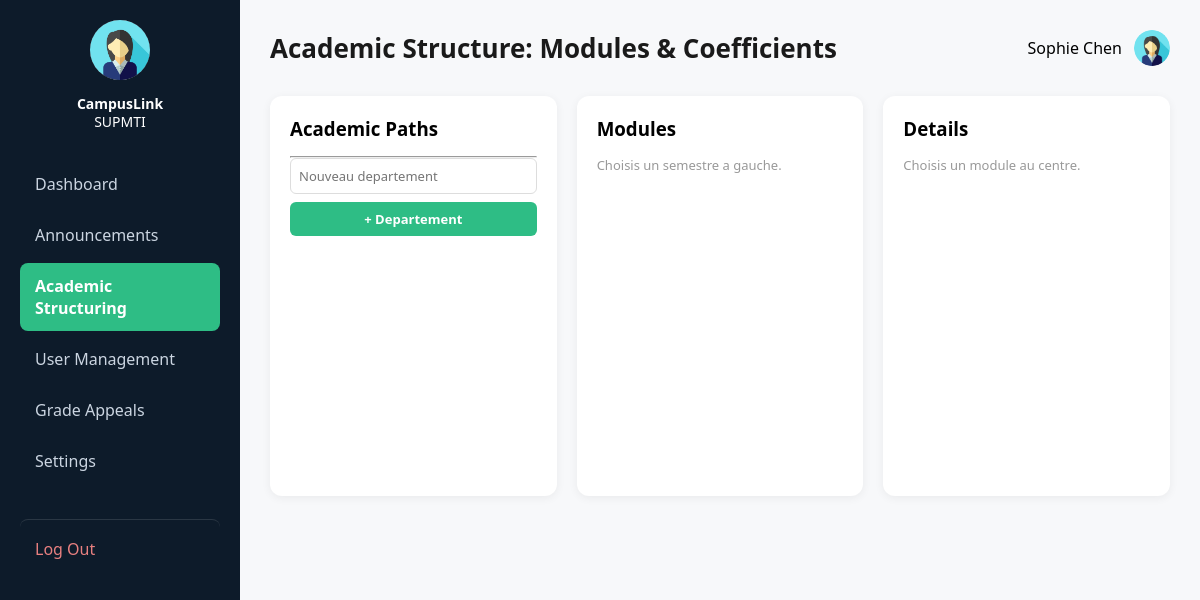
The app's page /admin/academic-structure (signed in) with its own data.
### tables this page shows
CREATE TABLE users (
        id INTEGER PRIMARY KEY AUTOINCREMENT,
        nom TEXT NOT NULL,
        email TEXT NOT NULL UNIQUE,
        mot_de_passe TEXT NOT NULL,
        role TEXT NOT NULL,
        classe TEXT,
        cne TEXT,
        cin TEXT,
        photo TEXT
    );

### app.py (the view, shortened to what this page needs)
@app.route('/admin/academic-structure', methods=['GET', 'POST'])
def academic_structure():
    if session.get('user_role') != 'admin':
        return redirect(url_for('login'))
    connexion = sqlite3.connect('campuslink.db')
    curseur = connexion.cursor()
    department_id = request.args.get('department_id', type=int)
    filiere_id = request.args.get('filiere_id', type=int)
    annee_id = request.args.get('annee_id', type=int)
    semestre_id = request.args.get('semestre_id', type=int)
    module_id = request.args.get('module_id', type=int)
    curseur.execute("SELECT id, nom FROM departments ORDER BY nom")
    departments = curseur.fetchall()
    filieres = []
    if department_id:
        curseur.execute("SELECT id, nom FROM filieres WHERE department_id = ? ORDER BY nom", (department_id,))
        filieres = curseur.fetchall()
    annees = []
    if filiere_id:
        curseur.execute("SELECT id, nom FROM annees WHERE filiere_id = ? ORDER BY nom", (filiere_id,))
        annees = curseur.fetchall()
    semestres = []
    if annee_id:
        curseur.execute("SELECT id, nom FROM semestres WHERE annee_id = ? ORDER BY nom", (annee_id,))
        semestres = curseur.fetchall()
    modules = []
    if semestre_id:
        curseur.execute("SELECT id, nom, code FROM modules_academiques WHERE semestre_id = ? ORDER BY nom", (semestre_id,))
        modules = curseur.fetchall()
    matieres = []
    curseur.execute("SELECT id, nom FROM users WHERE role = 'enseignant'")
    enseignants = curseur.fetchall()
    connexion.close()
    return render_template(
        'academic_structure.html',
        nom=session.get('user_nom'),
        departments=departments, filieres=filieres, annees=annees,
        semestres=semestres, modules=modules, matieres=matieres,
        enseignants=enseignants,
        department_id=department_id, filiere_id=filiere_id, annee_id=annee_id,
        semestre_id=semestre_id, module_id=module_id
    )

### app.py (called while the page is built)
@app.context_processor
def inject_current_user():
    current_role = session.get('user_role')
    current_nom = session.get('user_nom')
    current_photo = 'avatar.png'
    if 'user_id' in session:
        connexion = sqlite3.connect('campuslink.db')
        curseur = connexion.cursor()
        curseur.execute("SELECT photo FROM users WHERE id = ?", (session.get('user_id'),))
        resultat = curseur.fetchone()
        connexion.close()
        if resultat and resultat[0]:
            current_photo = resultat[0]
    return dict(
        current_role=current_role,
        current_nom=current_nom,
        current_photo=current_photo
    )

### templates/academic_structure.html (shortened to what this page needs)
{% extends "base.html" %}
{% block page_header %}Academic Structure: Modules &amp; Coefficients{% endblock %}
{% block extra_css %}
<link rel="stylesheet" href="{{ url_for('static', filename='css/admin.css') }}">
<link rel="stylesheet" href="{{ url_for('static', filename='css/academic.css') }}">
{% endblock %}
{% block content %}
<div class="structure-grid">
    <div class="structure-col">
        <h3>Academic Paths</h3>
        <hr>
        <form method="POST" class="mini-form">
            <input type="text" name="nom" placeholder="Nouveau departement" required>
            <button type="submit">+ Departement</button>
        </form>
    </div>
    <div class="structure-col">
        <h3>Modules</h3>
        {% if semestre_id %}
        <ul class="simple-list">
            {% for mod in modules %}
            <li>
                <a href="{{ url_for('academic_structure', department_id=department_id, filiere_id=filiere_id, annee_id=annee_id, semestre_id=semestre_id, module_id=mod[0]) }}"
                   class="{{ 'list-active' if mod[0] == module_id else '' }}">
                   {{ mod[1] }} <span class="muted">({{ mod[2] }})</span>
                </a>
            </li>
            {% endfor %}
        </ul>
        <hr>
        <form method="POST" class="mini-form">
            <input type="hidden" name="type_form" value="module">
            <input type="hidden" name="semestre_id" value="{{ semestre_id }}">
            <input type="hidden" name="keep_department_id" value="{{ department_id }}">
            <input type="hidden" name="keep_filiere_id" value="{{ filiere_id }}">
            <input type="hidden" name="keep_annee_id" value="{{ annee_id }}">
            <input type="hidden" name="keep_semestre_id" value="{{ semestre_id }}">
            <input type="text" name="nom" placeholder="Nom du module" required>
            <input type="text" name="code" placeholder="Code (ex: DS101)">
            <button type="submit">+ Nouveau module</button>
        </form>
        {% else %}
        <p class="muted">Choisis un semestre a gauche.</p>
        {% endif %}
    </div>
    <div class="structure-col">
        <h3>Details</h3>
        {% if module_id %}
        <ul class="simple-list">
            {% for mat in matieres %}
            <li>
                {{ mat[1] }} - Coeff {{ mat[2] }}
                {% if mat[3] %}<span class="muted">({{ mat[3] }})</span>{% endif %}
            </li>
            {% endfor %}
        </ul>
        <hr>
        <form method="POST" class="mini-form">
            <input type="hidden" name="type_form" value="matiere">
            <input type="hidden" name="module_id" value="{{ module_id }}">
            <input type="hidden" name="keep_department_id" value="{{ department_id }}">
            <input type="hidden" name="keep_filiere_id" value="{{ filiere_id }}">
            <input type="hidden" name="keep_annee_id" value="{{ annee_id }}">
            <input type="hidden" name="keep_semestre_id" value="{{ semestre_id }}">
            <input type="hidden" name="keep_module_id" value="{{ module_id }}">
            <input type="text" name="nom" placeholder="Nom de la matiere" required>
            <input type="number" step="0.1" name="coefficient" placeholder="Coefficient" value="1">
            <select name="enseignant_id">
                <option value="">-- Professeur (optionnel) --</option>
                {% for ens in enseignants %}
                <option value="{{ ens[0] }}">{{ ens[1] }}</option>
                {% endfor %}
            </select>
            <button type="submit">+ Matiere</button>
        </form>
        {% else %}
        <p class="muted">Choisis un module au centre.</p>
        {% endif %}
    </div>
</div>
{% endblock %}

### templates/base.html (shortened to what this page needs)
<!DOCTYPE html>
<html lang="fr">
<head>
    <link rel="stylesheet" href="{{ url_for('static', filename='css/dashboard.css') }}">
    {% block extra_css %}{% endblock %}
</head>
<body>
<div class="dashboard-layout">
    <aside class="sidebar">
        <div class="sidebar-profile">
            <img src="{{ url_for('static', filename='uploads/' + current_photo) if current_photo != 'avatar.png' else url_for('static', filename='images/avatar.png') }}"
                 class="sidebar-avatar" alt="Avatar">
            <div class="sidebar-brand"><strong>CampusLink</strong><br>SUPMTI</div>
        </div>
        <nav class="sidebar-nav">
            {% if current_role == 'admin' %}
                <a href="{{ url_for('dashboard_admin') }}" class="nav-item {{ 'active' if request.endpoint == 'dashboard_admin' }}">Dashboard</a>
                <a href="{{ url_for('admin_announcements') }}" class="nav-item {{ 'active' if request.endpoint in ['admin_announcements','edit_announcement'] }}">Announcements</a>
                <a href="{{ url_for('academic_structure') }}" class="nav-item {{ 'active' if request.endpoint == 'academic_structure' }}">Academic Structuring</a>
                <a href="{{ url_for('user_management') }}" class="nav-item {{ 'active' if request.endpoint in ['user_management','edit_user'] }}">User Management</a>
                <a href="{{ url_for('admin_appeals') }}" class="nav-item {{ 'active' if request.endpoint == 'admin_appeals' }}">Grade Appeals</a>
                <a href="{{ url_for('settings_admin') }}" class="nav-item {{ 'active' if request.endpoint == 'settings_admin' }}">Settings</a>
            {% endif %}
            <a href="{{ url_for('logout') }}" class="nav-item logout-link">Log Out</a>
        </nav>
    </aside>
    <main class="main-content">
        <header class="topbar page-header">
            <h2>{% block page_header %}{% endblock %}</h2>
            <div class="topbar-right">
                <span>{{ current_nom }}</span>
                <img src="{{ url_for('static', filename='uploads/' + current_photo) if current_photo != 'avatar.png' else url_for('static', filename='images/avatar.png') }}"
                     class="topbar-avatar" alt="Avatar">
            </div>
        </header>
        {% block content %}{% endblock %}
    </main>
</div>
</body>
</html>

### static/css/dashboard.css (style rules this page uses)
* { margin: 0; padding: 0; box-sizing: border-box; font-family: 'Segoe UI', Arial, sans-serif; }
.dashboard-layout { display: flex; min-height: 100vh; }
.sidebar { width: 240px; background-color: #0d1b2a; color: white; padding: 20px; }
.sidebar-profile { text-align: center; margin-bottom: 30px; }
.sidebar-profile img { width: 60px; height: 60px; border-radius: 50%; }
.sidebar-avatar { width: 56px; height: 56px; border-radius: 50%; object-fit: cover; margin-bottom: 10px; }
.sidebar-brand { font-size: 14px; line-height: 1.3; }
.logout-link { margin-top: 30px; color: #e88080 !important; border-top: 1px solid rgba(255,255,255,0.12); padding-top: 18px !important; }
.page-header h2 { font-size: 24px; color: #1a1a1a; }
.sidebar-nav { display: flex; flex-direction: column; gap: 5px; }
.nav-item { color: #cbd5e1; text-decoration: none; padding: 12px 15px; border-radius: 8px; }
.nav-item.active { background-color: #2ebd85; color: white; font-weight: bold; }
.main-content { flex: 1; background-color: #f7f8fa; padding: 30px; }
.topbar { display: flex; justify-content: space-between; align-items: center; margin-bottom: 30px; }
.topbar-right { display: flex; align-items: center; gap: 15px; }
.topbar-avatar { width: 36px; height: 36px; border-radius: 50%; }

### static/css/admin.css (style rules this page uses)
.page-header { margin-bottom: 30px; }
.page-header h2 { font-size: 26px; color: #1a1a1a; }
.topbar-right { display: flex; align-items: center; gap: 12px; }

### static/css/academic.css (style rules this page uses)
.structure-grid { display: grid; grid-template-columns: 1fr 1fr 1fr; gap: 20px; }
.structure-col { background: white; border-radius: 12px; padding: 20px; box-shadow: 0 2px 10px rgba(0,0,0,0.06); min-height: 400px; }
.structure-col h3 { margin-bottom: 15px; }
.muted { color: #999; font-size: 13px; }
.mini-form { display: flex; flex-direction: column; gap: 8px; margin-bottom: 15px; }
.mini-form input, .mini-form select { padding: 8px; border: 1px solid #ddd; border-radius: 6px; font-size: 13px; }
.mini-form button { background-color: #2ebd85; color: white; border: none; padding: 8px; border-radius: 6px; cursor: pointer; font-size: 13px; font-weight: bold; }

### records on screen
users: photo (picture), nom "Sophie Chen"
